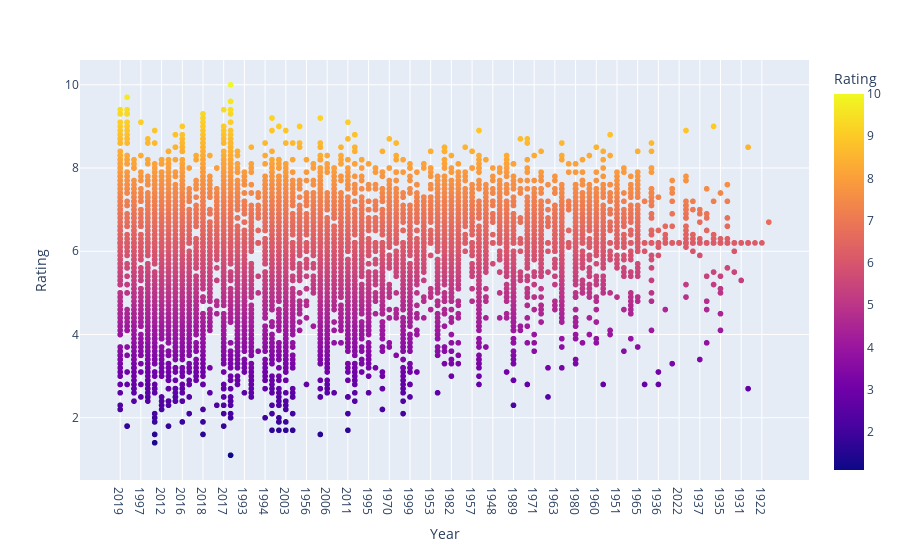

Here is the notebook cell this chart was saved with:
### Code cell
fig = px.scatter(data, x="Year", y="Rating", color="Rating")
fig.show()

### Figure 1 — Plotly figure (JSON) as saved in the notebook; plotly's stock layout.template omitted (floating-point values rounded to 4 significant figures; data arrays with more than 128 entries replaced by an {"elided": "..."} marker saying what was removed)
{"data": [{"hovertemplate": "Year=%{x}<br>Rating=%{marker.color}<extra></extra>", "legendgroup": "", "marker": {"color": {"elided": "13136 float values"}, "coloraxis": "coloraxis", "symbol": "circle"}, "mode": "markers", "name": "", "showlegend": false, "type": "scattergl", "x": {"elided": "13136 str values"}, "xaxis": "x", "y": {"elided": "13136 float values"}, "yaxis": "y"}], "layout": {"coloraxis": {"colorbar": {"title": {"text": "Rating"}}, "colorscale": [[0, "#0d0887"], [0.1111, "#46039f"], [0.2222, "#7201a8"], [0.3333, "#9c179e"], [0.4444, "#bd3786"], [0.5556, "#d8576b"], [0.6667, "#ed7953"], [0.7778, "#fb9f3a"], [0.8889, "#fdca26"], [1, "#f0f921"]]}, "legend": {"tracegroupgap": 0}, "margin": {"t": 60}, "xaxis": {"anchor": "y", "domain": [0, 1], "title": {"text": "Year"}}, "yaxis": {"anchor": "x", "domain": [0, 1], "title": {"text": "Rating"}}}}
